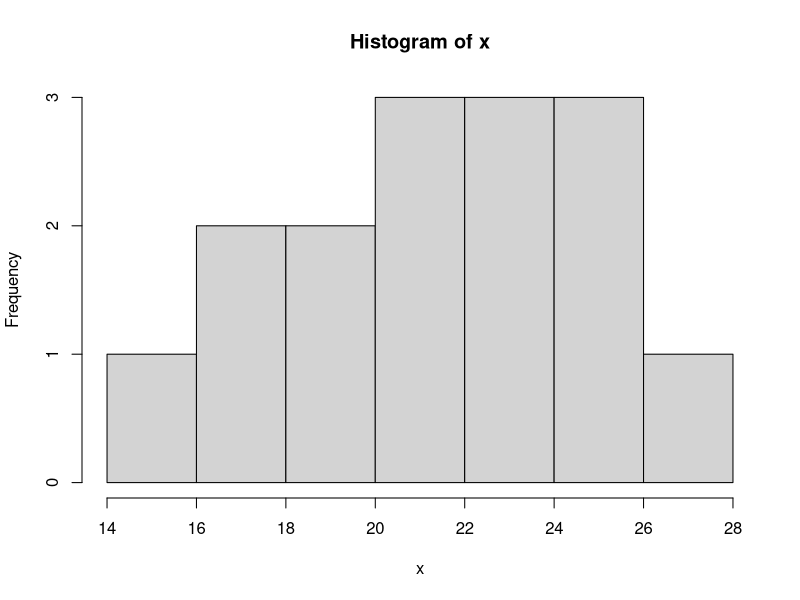
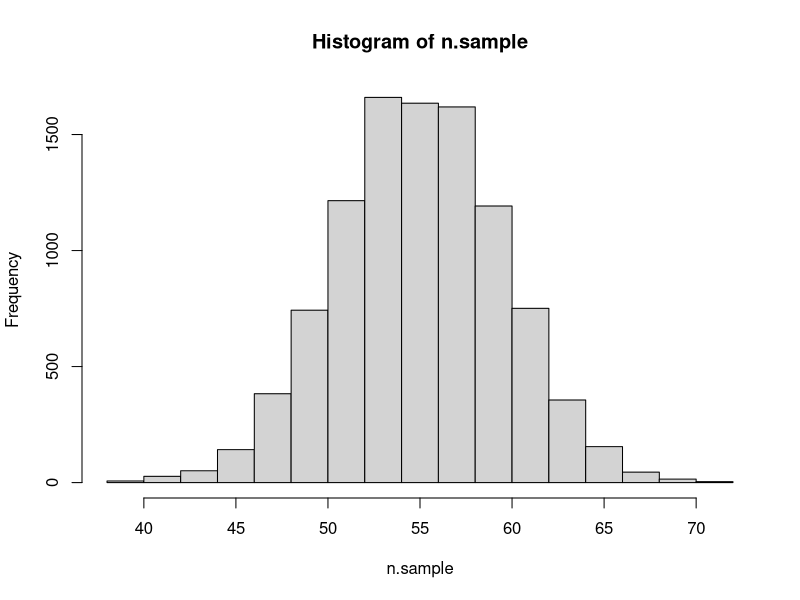

R code for these plots, in order: (Note: this script raises an error after producing the figures.)
install.packages("e1071")          
library("e1071") 
#1
x<-c(19.09, 19.55, 17.89, 17.73, 25.15, 27.27, 25.24, 21.05, 21.65, 20.92, 22.61, 15.71, 22.04, 22.60,24.25)
print(skewness(x))
print(kurtosis(x))
hist(x)

#2
n.sample <- rnorm(n = 10000, mean = 55, sd = 4.5)
skewness(n.sample)
kurtosis(n.sample)
hist(n.sample)

#3
v<-c(88, 95, 92, 97, 96, 97, 94, 86, 91, 95, 97, 88, 85, 76, 68)

#4
duration = faithful$eruptions
duration
moment(duration, order=3, center=TRUE)
print(skewness(duration))
print(kurtosis(duration))

#5
x1<-seq(0,12,by -1)
pbinom(x1,12,0.2)

#6
pnorm(84, mean=72, sd=15.2, lower.tail=FALSE)

#7
#P(X=5)
dbinom(5,7,0.3)
#P(X<=3)
pbinom(3,7,0.3)
#p(X>3)
pbinom(3,7,0.7)
#P(X>4)
pbinom(4,7,0.7)


#8

#P(X=3)
dnorm(3,15,0.3)
#P(x=30)
dnorm(30,15,0.3)
#P(X>21)
pmorm(30,15,0.7)


